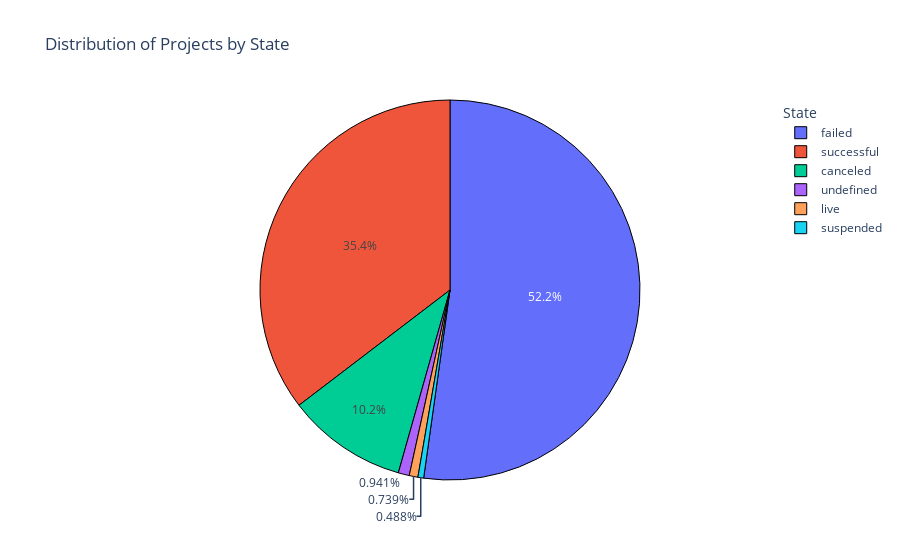

Source (notebook cell):
### Code cell
fig2 = px.pie(
    state_counts,
    values="count",
    names="state",
    title="Distribution of Projects by State",
)
fig2.update_traces(textfont_size=12, marker_line_width=1, marker_line_color="black")
fig2.update_layout(legend_title="State")
fig2.show()

### Figure 1 — Plotly figure (JSON) as saved in the notebook; plotly's stock layout.template omitted (floating-point values rounded to 4 significant figures)
{"data": [{"domain": {"x": [0, 1], "y": [0, 1]}, "hovertemplate": "state=%{label}<br>count=%{value}<extra></extra>", "labels": ["failed", "successful", "canceled", "undefined", "live", "suspended"], "legendgroup": "", "marker": {"line": {"color": "black", "width": 1}}, "name": "", "showlegend": true, "textfont": {"size": 12}, "type": "pie", "values": [197719, 133956, 38779, 3562, 2799, 1846]}], "layout": {"legend": {"title": {"text": "State"}, "tracegroupgap": 0}, "title": {"text": "Distribution of Projects by State"}}}
